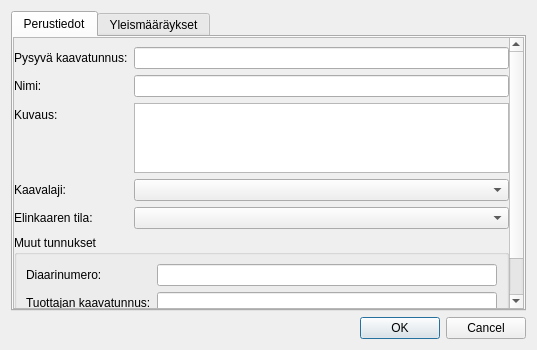
<?xml version="1.0" encoding="UTF-8"?>
<ui version="4.0">
 <class>Dialog</class>
 <widget class="QDialog" name="Dialog">
  <property name="windowModality">
   <enum>Qt::ApplicationModal</enum>
  </property>
  <property name="geometry">
   <rect>
    <x>0</x>
    <y>0</y>
    <width>537</width>
    <height>350</height>
   </rect>
  </property>
  <property name="windowTitle">
   <string>Kaava</string>
  </property>
  <layout class="QVBoxLayout" name="verticalLayout">
   <item>
    <widget class="QTabWidget" name="tabWidget">
     <property name="sizePolicy">
      <sizepolicy hsizetype="Expanding" vsizetype="Expanding">
       <horstretch>0</horstretch>
       <verstretch>0</verstretch>
      </sizepolicy>
     </property>
     <property name="currentIndex">
      <number>0</number>
     </property>
     <widget class="QWidget" name="general_info_tab">
      <attribute name="title">
       <string>Perustiedot</string>
      </attribute>
      <layout class="QVBoxLayout" name="verticalLayout_3">
       <property name="leftMargin">
        <number>0</number>
       </property>
       <property name="topMargin">
        <number>0</number>
       </property>
       <property name="rightMargin">
        <number>0</number>
       </property>
       <property name="bottomMargin">
        <number>0</number>
       </property>
       <item>
        <widget class="QScrollArea" name="general_info_scroll_area">
         <property name="sizePolicy">
          <sizepolicy hsizetype="Expanding" vsizetype="Expanding">
           <horstretch>0</horstretch>
           <verstretch>0</verstretch>
          </sizepolicy>
         </property>
         <property name="widgetResizable">
          <bool>true</bool>
         </property>
         <widget class="QWidget" name="scrollAreaWidgetContents">
          <property name="geometry">
           <rect>
            <x>0</x>
            <y>0</y>
            <width>507</width>
            <height>271</height>
           </rect>
          </property>
          <layout class="QVBoxLayout" name="verticalLayout_4">
           <property name="leftMargin">
            <number>0</number>
           </property>
           <property name="rightMargin">
            <number>0</number>
           </property>
           <property name="bottomMargin">
            <number>0</number>
           </property>
           <item>
            <layout class="QFormLayout" name="formLayout">
             <item row="0" column="0">
              <widget class="QLabel" name="label">
               <property name="text">
                <string>Pysyvä kaavatunnus:</string>
               </property>
               <property name="buddy">
                <cstring>permanent_identifier_line_edit</cstring>
               </property>
              </widget>
             </item>
             <item row="0" column="1">
              <widget class="QLineEdit" name="permanent_identifier_line_edit">
               <property name="toolTip">
                <string>Kaava-asian pysyvä kaavatunnus</string>
               </property>
              </widget>
             </item>
             <item row="1" column="0">
              <widget class="QLabel" name="nimiLabel">
               <property name="text">
                <string>Nimi:</string>
               </property>
               <property name="buddy">
                <cstring>name_line_edit</cstring>
               </property>
              </widget>
             </item>
             <item row="1" column="1">
              <widget class="QLineEdit" name="name_line_edit">
               <property name="toolTip">
                <string>Kaava-asian nimi</string>
               </property>
              </widget>
             </item>
             <item row="2" column="0">
              <widget class="QLabel" name="kuvausLabel">
               <property name="text">
                <string>Kuvaus:</string>
               </property>
               <property name="buddy">
                <cstring>description_text_edit</cstring>
               </property>
              </widget>
             </item>
             <item row="2" column="1">
              <widget class="QTextEdit" name="description_text_edit">
               <property name="toolTip">
                <string>Kaava-asian kuvaus</string>
               </property>
              </widget>
             </item>
             <item row="3" column="0">
              <widget class="QLabel" name="tyyppiLabel">
               <property name="text">
                <string>Kaavalaji:</string>
               </property>
               <property name="buddy">
                <cstring>plan_type_combo_box</cstring>
               </property>
              </widget>
             </item>
             <item row="3" column="1">
              <widget class="HierarchicalCodeComboBox" name="plan_type_combo_box">
               <property name="toolTip">
                <string>Kaava-asian kaavalaji</string>
               </property>
              </widget>
             </item>
             <item row="4" column="0">
              <widget class="QLabel" name="elinkaarenTilaLabel">
               <property name="text">
                <string>Elinkaaren tila:</string>
               </property>
               <property name="buddy">
                <cstring>lifecycle_status_combo_box</cstring>
               </property>
              </widget>
             </item>
             <item row="4" column="1">
              <widget class="CodeComboBox" name="lifecycle_status_combo_box">
               <property name="toolTip">
                <string>Kaavan elinkaaren tila</string>
               </property>
              </widget>
             </item>
            </layout>
           </item>
           <item>
            <widget class="QgsCollapsibleGroupBox" name="mGroupBox">
             <property name="title">
              <string>Muut tunnukset</string>
             </property>
             <property name="collapsed">
              <bool>true</bool>
             </property>
             <layout class="QFormLayout" name="formLayout_2">
              <item row="0" column="0">
               <widget class="QLabel" name="label_2">
                <property name="text">
                 <string>Diaarinumero:</string>
                </property>
                <property name="buddy">
                 <cstring>record_number_line_edit</cstring>
                </property>
               </widget>
              </item>
              <item row="0" column="1">
               <widget class="QLineEdit" name="record_number_line_edit"/>
              </item>
              <item row="1" column="1">
               <widget class="QLineEdit" name="producers_plan_identifier_line_edit"/>
              </item>
              <item row="1" column="0">
               <widget class="QLabel" name="label_3">
                <property name="text">
                 <string>Tuottajan kaavatunnus:</string>
                </property>
                <property name="buddy">
                 <cstring>producers_plan_identifier_line_edit</cstring>
                </property>
               </widget>
              </item>
              <item row="2" column="0">
               <widget class="QLabel" name="label_4">
                <property name="text">
                 <string>Asianhallintatunnus:</string>
                </property>
                <property name="buddy">
                 <cstring>matter_management_identifier_line_edit</cstring>
                </property>
               </widget>
              </item>
              <item row="2" column="1">
               <widget class="QLineEdit" name="matter_management_identifier_line_edit"/>
              </item>
             </layout>
            </widget>
           </item>
          </layout>
         </widget>
        </widget>
       </item>
      </layout>
     </widget>
     <widget class="QWidget" name="general_regulations_tab">
      <attribute name="title">
       <string>Yleismääräykset</string>
      </attribute>
      <layout class="QVBoxLayout" name="verticalLayout_2">
       <property name="leftMargin">
        <number>0</number>
       </property>
       <property name="topMargin">
        <number>0</number>
       </property>
       <property name="rightMargin">
        <number>0</number>
       </property>
       <property name="bottomMargin">
        <number>0</number>
       </property>
       <item>
        <widget class="QScrollArea" name="general_regulations_scroll_area">
         <property name="widgetResizable">
          <bool>true</bool>
         </property>
         <widget class="QWidget" name="scrollAreaWidgetContents_2">
          <property name="geometry">
           <rect>
            <x>0</x>
            <y>0</y>
            <width>507</width>
            <height>271</height>
           </rect>
          </property>
         </widget>
        </widget>
       </item>
      </layout>
     </widget>
    </widget>
   </item>
   <item>
    <widget class="QDialogButtonBox" name="buttonBox">
     <property name="orientation">
      <enum>Qt::Horizontal</enum>
     </property>
     <property name="standardButtons">
      <set>QDialogButtonBox::Cancel|QDialogButtonBox::Ok</set>
     </property>
    </widget>
   </item>
  </layout>
 </widget>
 <customwidgets>
  <customwidget>
   <class>QgsCollapsibleGroupBox</class>
   <extends>QGroupBox</extends>
   <header>qgscollapsiblegroupbox.h</header>
   <container>1</container>
  </customwidget>
  <customwidget>
   <class>HierarchicalCodeComboBox</class>
   <extends>QComboBox</extends>
   <header>arho_feature_template.gui.code_combobox</header>
  </customwidget>
  <customwidget>
   <class>CodeComboBox</class>
   <extends>QComboBox</extends>
   <header>arho_feature_template.gui.code_combobox</header>
  </customwidget>
 </customwidgets>
 <tabstops>
  <tabstop>tabWidget</tabstop>
  <tabstop>general_info_scroll_area</tabstop>
  <tabstop>permanent_identifier_line_edit</tabstop>
  <tabstop>name_line_edit</tabstop>
  <tabstop>description_text_edit</tabstop>
  <tabstop>plan_type_combo_box</tabstop>
  <tabstop>lifecycle_status_combo_box</tabstop>
  <tabstop>mGroupBox</tabstop>
  <tabstop>record_number_line_edit</tabstop>
  <tabstop>producers_plan_identifier_line_edit</tabstop>
  <tabstop>matter_management_identifier_line_edit</tabstop>
 </tabstops>
 <resources/>
 <connections>
  <connection>
   <sender>buttonBox</sender>
   <signal>accepted()</signal>
   <receiver>Dialog</receiver>
   <slot>accept()</slot>
   <hints>
    <hint type="sourcelabel">
     <x>248</x>
     <y>254</y>
    </hint>
    <hint type="destinationlabel">
     <x>157</x>
     <y>274</y>
    </hint>
   </hints>
  </connection>
  <connection>
   <sender>buttonBox</sender>
   <signal>rejected()</signal>
   <receiver>Dialog</receiver>
   <slot>reject()</slot>
   <hints>
    <hint type="sourcelabel">
     <x>316</x>
     <y>260</y>
    </hint>
    <hint type="destinationlabel">
     <x>286</x>
     <y>274</y>
    </hint>
   </hints>
  </connection>
 </connections>
</ui>
